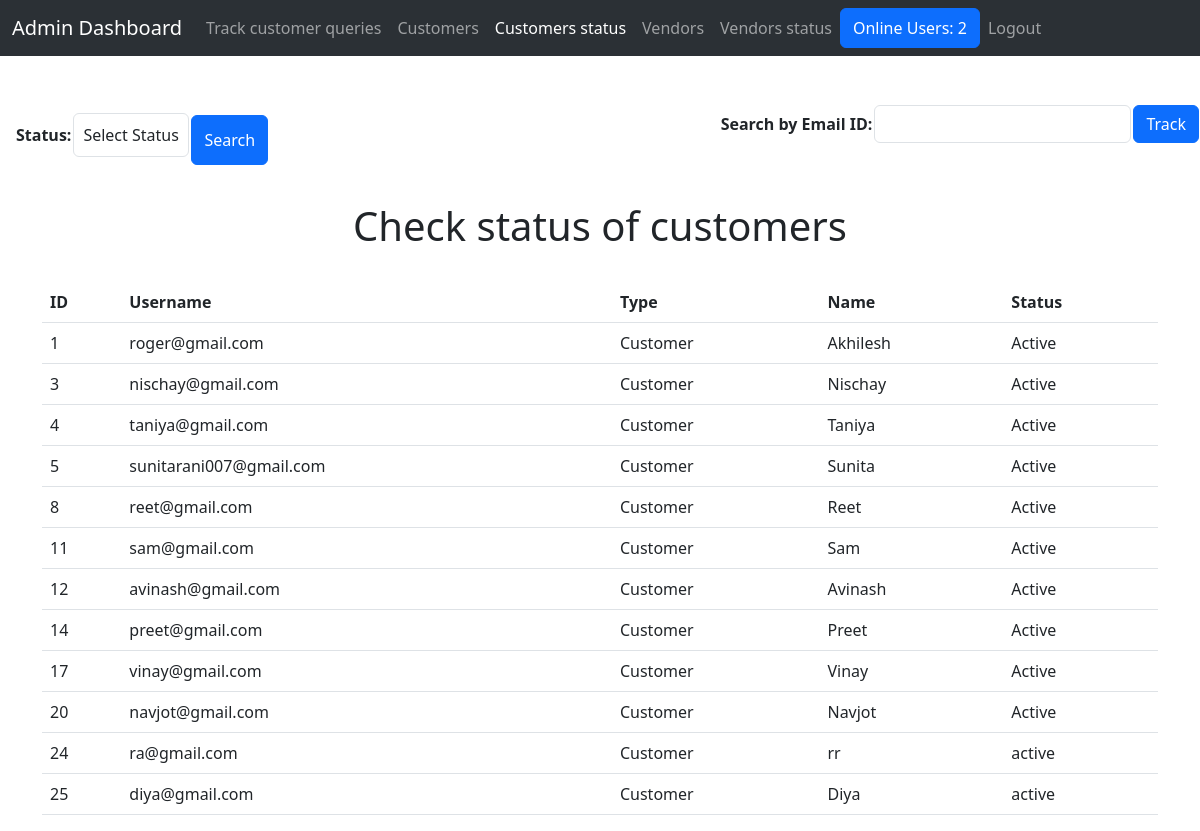
Page /list.php on the committed database.
### tables this page shows
CREATE TABLE IF NOT EXISTS `userinformation` (
  `id` int NOT NULL AUTO_INCREMENT,
  `username` varchar(255) NOT NULL,
  `userpass` varchar(255) NOT NULL,
  `name` varchar(225) NOT NULL,
  `city` varchar(225) NOT NULL,
  `pic` varchar(225) DEFAULT NULL,
  `contact` varchar(255) NOT NULL,
  `type` varchar(255) NOT NULL,
  `dob` varchar(255) NOT NULL,
  `billingaddress` varchar(255) NOT NULL,
  `que` varchar(255) NOT NULL,
  `ans` varchar(255) NOT NULL,
  `status` varchar(255) NOT NULL,
  PRIMARY KEY (`id`)
);

### online_users.php (called while the page is built, shortened)
<?php
function countOnlineUsers() {
    $servername = "localhost";
    $username = "root";
   $password = "ipsleisha1703";
    $dbname = "myproj";
    $conn = mysqli_connect($servername, $username, $password, $dbname);
    $active_users = array();
    $sql = "SELECT * FROM user_sessions";
    $result = mysqli_query($conn, $sql);
    if ($result && mysqli_num_rows($result) > 0) {
        while ($row = mysqli_fetch_assoc($result)) {
            $login_time = strtotime($row['login_time']);
            $logout_time = strtotime($row['logout_time']);
            if ($login_time > $logout_time) {
                $active_users[$row['user_id']] = $login_time;
            } else {
                unset($active_users[$row['user_id']]);
            }
        }
    }
    return count($active_users);
}
?>

### list.php (the view, shortened to what this page needs)
<?php
$servername = "localhost";
$username = "root";
$password = "ipsleisha1703";
$dbname = "myproj";
$conn = mysqli_connect($servername, $username, $password, $dbname);
if (isset($_GET["status"])) {
    $status = $_GET["status"];
    if ($status === "Select Status") {
        $sql = "SELECT * FROM userinformation WHERE type='Customer'";
    } else {
        $sql = "SELECT * FROM userinformation WHERE type='Customer' AND status = '$status'";
    }
    $result = mysqli_query($conn, $sql);
} else {
    $status = "Active";
    $sql = "SELECT * FROM userinformation WHERE type='Customer' AND status = '$status'";
    $result = mysqli_query($conn, $sql);
}
include 'online_users.php';
$online_count = countOnlineUsers();
?>
<!DOCTYPE html>
<html>
<head>
    <link href="https://cdn.jsdelivr.net/npm/bootstrap@5.3.0/dist/css/bootstrap.min.css" rel="stylesheet">
</head>
<body>
<nav class="navbar navbar-expand-lg bg-body-tertiary" data-bs-theme="dark">
  <div class="container-fluid">
    <a class="navbar-brand" href="admindashboard.php">Admin Dashboard</a>
    <div class="collapse navbar-collapse" id="navbarNavAltMarkup">
      <div class="navbar-nav">
        <a class="nav-link " aria-current="page" href="trackstatus.php">Track customer queries</a>
        <a class="nav-link " href="allcustomers.php">Customers</a>
		<a class="nav-link active" href="list.php">Customers status</a>
        <a class="nav-link" href="allvendors.php">Vendors</a>
		<a class="nav-link" href="list2.php">Vendors status</a>
		<button class="btn btn-primary">Online Users: <?php echo $online_count; ?></button>
		 <form action="logout.php" method="post">
    <input type="submit" name="logout" value="Logout" class="nav-link" >
</form>
      </div>
    </div>
  </div>
</nav>
<br><br>
<div style="float:left;">
<table style="border:none;margin-left:15px">
<form method="GET" action="" style="margin-left:30px;">
    <td><label for="status"><b>Status:</b></label></td>
    <td><select name="status" required class="form-control" style="padding:9px;">
        <option value="Select Status">Select Status</option>
    </select></td>
    <td><button type="submit" class="btn btn-primary" style="margin-top: 10px;height:50px;">Search</button></td>
</form>
</table>
</div>
<div style="float:right;">
<table style="border:none;">
    <form method="GET" action="" style="margin-right:30px;">
        <td><label for="email"><b>Search by Email ID:</b></label></td>
        <td><input type="email" name="customer_username" class="form-control" required></td>
        <td><button type="submit" class="btn btn-primary" >Track</button></td>
    </form>
	</table>
</div>
<br><br>
    <div class="container">
        <h1 style="text-align: center; margin-top: 50px;">Check status of customers</h1><br>
        <table class="table">
            <thead>
                <tr>
                    <th>ID</th>
                    <th>Username</th>
					<th>Type</th>
                    <th>Name</th>
                    <th>Status</th>
                </tr>
            </thead>
            <tbody>
                <?php
                if (mysqli_num_rows($result) > 0) {
                    while ($row = mysqli_fetch_assoc($result)) {
                        ?>
                        <tr>
                            <td><?php echo $row["id"]; ?></td>
                            <td><?php echo $row["username"]; ?></td>
							<td><?php echo $row["type"]; ?></td>
                            <td><?php echo $row["name"]; ?></td>
                            <td><?php echo $row["status"]; ?></td>
                        </tr>
                    <?php
                    }
                } else {
                    echo "<tr><td colspan='6'>No users found.</td></tr>";
                }
                ?>
            </tbody>
        </table>
    </div>
</body>
</html>

### rows in the picture
userinformation: id "1", username "roger@gmail.com", type "Customer", name "Akhilesh", status "Active"
userinformation: id "3", username "nischay@gmail.com", type "Customer", name "Nischay", status "Active"
userinformation: id "4", username "taniya@gmail.com", type "Customer", name "Taniya", status "Active"
userinformation: id "5", username "sunitarani007@gmail.com", type "Customer", name "Sunita", status "Active"
userinformation: id "8", username "reet@gmail.com", type "Customer", name "Reet", status "Active"
userinformation: id "11", username "sam@gmail.com", type "Customer", name "Sam", status "Active"
userinformation: id "12", username "avinash@gmail.com", type "Customer", name "Avinash", status "Active"
userinformation: id "14", username "preet@gmail.com", type "Customer", name "Preet", status "Active"
userinformation: id "17", username "vinay@gmail.com", type "Customer", name "Vinay", status "Active"
userinformation: id "20", username "navjot@gmail.com", type "Customer", name "Navjot", status "Active"
userinformation: id "24", username "ra@gmail.com", type "Customer", name "rr", status "active"
userinformation: id "25", username "diya@gmail.com", type "Customer", name "Diya", status "active"

### other values in the picture
$online_count "2"
